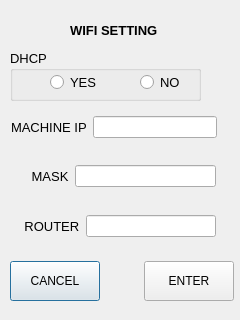
<?xml version="1.0" encoding="UTF-8"?>
<ui version="4.0">
 <class>Wifi3</class>
 <widget class="QDialog" name="Wifi3">
  <property name="geometry">
   <rect>
    <x>0</x>
    <y>0</y>
    <width>240</width>
    <height>320</height>
   </rect>
  </property>
  <property name="windowTitle">
   <string>Dialog</string>
  </property>
  <widget class="QLabel" name="lTitle">
   <property name="geometry">
    <rect>
     <x>70</x>
     <y>20</y>
     <width>111</width>
     <height>20</height>
    </rect>
   </property>
   <property name="font">
    <font>
     <pointsize>10</pointsize>
     <weight>75</weight>
     <bold>true</bold>
    </font>
   </property>
   <property name="text">
    <string>WIFI SETTING</string>
   </property>
  </widget>
  <widget class="QWidget" name="layoutWidget">
   <property name="geometry">
    <rect>
     <x>10</x>
     <y>260</y>
     <width>224</width>
     <height>42</height>
    </rect>
   </property>
   <layout class="QHBoxLayout" name="horizontalLayout">
    <item>
     <widget class="QPushButton" name="pbCancel">
      <property name="minimumSize">
       <size>
        <width>90</width>
        <height>40</height>
       </size>
      </property>
      <property name="text">
       <string>CANCEL</string>
      </property>
     </widget>
    </item>
    <item>
     <spacer name="horizontalSpacer">
      <property name="orientation">
       <enum>Qt::Horizontal</enum>
      </property>
      <property name="sizeHint" stdset="0">
       <size>
        <width>40</width>
        <height>20</height>
       </size>
      </property>
     </spacer>
    </item>
    <item>
     <widget class="QPushButton" name="pbEnter">
      <property name="minimumSize">
       <size>
        <width>90</width>
        <height>40</height>
       </size>
      </property>
      <property name="text">
       <string>ENTER</string>
      </property>
     </widget>
    </item>
   </layout>
  </widget>
  <widget class="QWidget" name="layoutWidget_2">
   <property name="geometry">
    <rect>
     <x>10</x>
     <y>160</y>
     <width>206</width>
     <height>32</height>
    </rect>
   </property>
   <layout class="QGridLayout" name="gridLayout_4">
    <item row="0" column="0">
     <widget class="QLabel" name="label_4">
      <property name="font">
       <font>
        <pointsize>10</pointsize>
       </font>
      </property>
      <property name="text">
       <string>      MASK</string>
      </property>
     </widget>
    </item>
    <item row="0" column="1">
     <widget class="QLineEdit" name="leMask"/>
    </item>
   </layout>
  </widget>
  <widget class="QWidget" name="layoutWidget_3">
   <property name="geometry">
    <rect>
     <x>10</x>
     <y>210</y>
     <width>206</width>
     <height>32</height>
    </rect>
   </property>
   <layout class="QGridLayout" name="gridLayout_5">
    <item row="0" column="0">
     <widget class="QLabel" name="label_5">
      <property name="font">
       <font>
        <pointsize>10</pointsize>
       </font>
      </property>
      <property name="text">
       <string>    ROUTER</string>
      </property>
     </widget>
    </item>
    <item row="0" column="1">
     <widget class="QLineEdit" name="leRouter"/>
    </item>
   </layout>
  </widget>
  <widget class="QWidget" name="layoutWidget">
   <property name="geometry">
    <rect>
     <x>11</x>
     <y>111</y>
     <width>206</width>
     <height>32</height>
    </rect>
   </property>
   <layout class="QGridLayout" name="gridLayout">
    <item row="0" column="0">
     <widget class="QLabel" name="label">
      <property name="font">
       <font>
        <pointsize>10</pointsize>
       </font>
      </property>
      <property name="text">
       <string>MACHINE IP</string>
      </property>
     </widget>
    </item>
    <item row="0" column="1">
     <widget class="QLineEdit" name="leIp"/>
    </item>
   </layout>
  </widget>
  <widget class="QGroupBox" name="groupBox_2">
   <property name="geometry">
    <rect>
     <x>10</x>
     <y>50</y>
     <width>191</width>
     <height>51</height>
    </rect>
   </property>
   <property name="font">
    <font>
     <pointsize>10</pointsize>
    </font>
   </property>
   <property name="title">
    <string>DHCP</string>
   </property>
   <widget class="QRadioButton" name="rbDyes">
    <property name="geometry">
     <rect>
      <x>40</x>
      <y>20</y>
      <width>51</width>
      <height>25</height>
     </rect>
    </property>
    <property name="text">
     <string>YES</string>
    </property>
   </widget>
   <widget class="QRadioButton" name="rbDno">
    <property name="geometry">
     <rect>
      <x>130</x>
      <y>20</y>
      <width>41</width>
      <height>25</height>
     </rect>
    </property>
    <property name="text">
     <string>NO</string>
    </property>
   </widget>
  </widget>
 </widget>
 <tabstops>
  <tabstop>leIp</tabstop>
  <tabstop>leMask</tabstop>
  <tabstop>leRouter</tabstop>
  <tabstop>pbCancel</tabstop>
  <tabstop>pbEnter</tabstop>
 </tabstops>
 <resources/>
 <connections/>
</ui>
